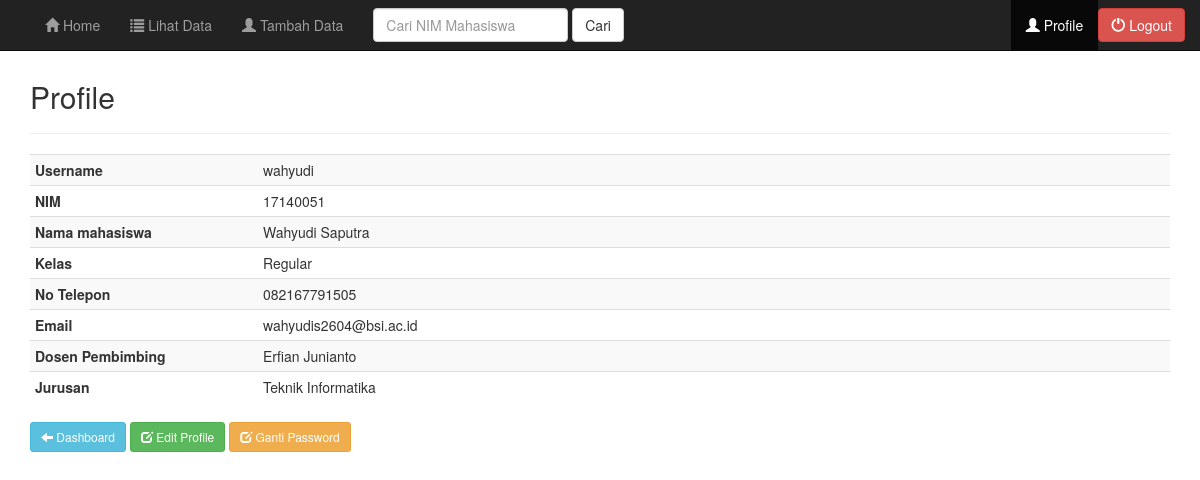
The page /admin/profile.php (signed in) on the database its author committed.
### tables this page shows
CREATE TABLE `tbl_mahasiswa` (
  `ID` bigint(20) UNSIGNED NOT NULL,
  `username` varchar(20) NOT NULL,
  `password` varchar(32) NOT NULL,
  `level` varchar(30) NOT NULL,
  `nim` varchar(20) NOT NULL,
  `nama` varchar(50) NOT NULL,
  `kelas` varchar(20) NOT NULL,
  `no_telepon` varchar(13) NOT NULL,
  `email` varchar(30) NOT NULL,
  `dosen_pembimbing` varchar(50) NOT NULL,
  `jurusan` varchar(50) NOT NULL
);

### admin/profile.php (the view, shortened to what this page needs)
<?php
include("header.php");
include("../koneksi.php");
?>
	<div class="container">
		<div class="content">
			<h2>Profile</h2>
			<hr />
			<?php
			$username = $_SESSION['admin'];
			$sql = mysqli_query($koneksi, "SELECT * FROM tbl_mahasiswa WHERE username='$username'");
			if(mysqli_num_rows($sql) == 0){
				header("Location: index.php");
			}else{
				$row = mysqli_fetch_assoc($sql);
			}
			?>
			<table class="table table-striped table-condensed">
				<tr>
					<th>Username</th>
					<td><?php echo $row['username']; ?></td>
				</tr>
				<tr>
					<th width="20%">NIM</th>
					<td><?php echo $row['nim']; ?></td>
				</tr>
				<tr>
					<th>Nama mahasiswa</th>
					<td><?php echo $row['nama']; ?></td>
				</tr>
				<tr>
					<th>Kelas</th>
					<td><?php echo $row['kelas']; ?></td>
				</tr>
				<tr>
					<th>No Telepon</th>
					<td><?php echo $row['no_telepon']; ?></td>
				</tr>
				<tr>
					<th>Email</th>
					<td><?php echo $row['email']; ?></td>
				</tr>
				<tr>
					<th>Dosen Pembimbing</th>
					<td><?php echo $row['dosen_pembimbing']; ?></td>
				</tr>
				<tr>
					<th>Jurusan</th>
					<td><?php echo $row['jurusan']; ?></td>
				</tr>
			</table>
			<a href="index.php" class="btn btn-sm btn-info"><span class="glyphicon glyphicon-arrow-left" aria-hidden="true"></span> Dashboard</a>
			<a href="edit.php?username=<?php echo $row['username']; ?>" class="btn btn-sm btn-success"><span class="glyphicon glyphicon-edit" aria-hidden="true"></span> Edit Profile</a>
			<a href="password_admin.php?username=<?php echo $row['username']; ?>" class="btn btn-sm btn-warning"><span class="glyphicon glyphicon-edit" aria-hidden="true"></span> Ganti Password</a>
		</div>
	</div>
<?php
include("footer.php");
?>

### style.css (style rules this page uses)
.content { margin-top: 80px; }

### rows shown on the page
tbl_mahasiswa: username "wahyudi", nim "17140051", nama "Wahyudi Saputra", kelas "Regular", no_telepon "082167791505", email "wahyudis2604@bsi.ac.id", dosen_pembimbing "Erfian Junianto", jurusan "Teknik Informatika"
